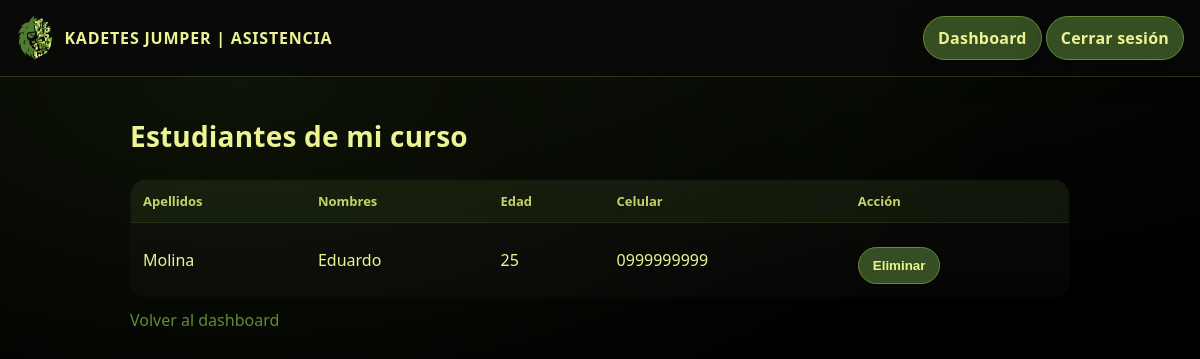
The app's page /?page=maestro_estudiantes (signed in) with its own data.
### tables this page shows
CREATE TABLE estudiantes (
  id INT AUTO_INCREMENT PRIMARY KEY,
  curso_id INT NOT NULL,
  creado_por_usuario_id INT NOT NULL,
  nombres VARCHAR(80) NOT NULL,
  apellidos VARCHAR(80) NOT NULL,
  edad INT NOT NULL,
  celular VARCHAR(20) NULL,
  activo TINYINT(1) NOT NULL DEFAULT 1,
  created_at TIMESTAMP DEFAULT CURRENT_TIMESTAMP,
  FOREIGN KEY (curso_id) REFERENCES cursos(id),
  FOREIGN KEY (creado_por_usuario_id) REFERENCES usuarios(id)
);

### app/controllers/MaestroController.php (called while the page is built, shortened)
<?php
class MaestroController {
  public function listaEstudiantes() {
  $u = Auth::user();
  $curso_id = (int)$u['curso_id'];
  $estudiantes = Estudiante::byCurso($curso_id);
  require __DIR__ . '/../views/maestro_estudiantes.php';
}
}

### public/index.php (called while the page is built, shortened)
<?php
require_once __DIR__ . '/../app/config/db.php';
require_once __DIR__ . '/../app/core/Auth.php';
require_once __DIR__ . '/../app/models/Estudiante.php';
require_once __DIR__ . '/../app/controllers/MaestroController.php';
Router::run();

### app/core/Auth.php (called while the page is built, shortened)
<?php
class Auth {
  public static function user() {
    return $_SESSION['user'] ?? null;
  }
}

### app/config/db.php (called while the page is built, shortened)
<?php
function db() : PDO {
  static $pdo = null;
  if ($pdo === null) {
    $dsn = "mysql:host=".DB_HOST.";port=".DB_PORT.";dbname=".DB_NAME.";charset=utf8mb4";
    $pdo = new PDO($dsn, DB_USER, DB_PASS, [
      PDO::ATTR_ERRMODE => PDO::ERRMODE_EXCEPTION,
      PDO::ATTR_DEFAULT_FETCH_MODE => PDO::FETCH_ASSOC
    ]);
  }
  return $pdo;
}

### app/models/Estudiante.php (called while the page is built, shortened)
<?php
class Estudiante {
  public static function byCurso(int $curso_id) {
    $stmt = db()->prepare("SELECT * FROM estudiantes WHERE curso_id=? AND activo=1 ORDER BY apellidos");
    $stmt->execute([$curso_id]);
    return $stmt->fetchAll();
  }
}

### app/views/maestro_estudiantes.php (the view, shortened to what this page needs)
<?php require __DIR__ . '/layouts/header.php'; ?>
<h2>Estudiantes de mi curso</h2>
<?php if (empty($estudiantes)): ?>
  <p>No hay estudiantes registrados.</p>
<?php else: ?>
  <table>
    <tr>
      <th>Apellidos</th>
      <th>Nombres</th>
      <th>Edad</th>
      <th>Celular</th>
      <th>Acción</th>
    </tr>
    <?php foreach ($estudiantes as $e): ?>
      <tr>
        <td><?= htmlspecialchars($e['apellidos']) ?></td>
        <td><?= htmlspecialchars($e['nombres']) ?></td>
        <td><?= (int)$e['edad'] ?></td>
        <td><?= htmlspecialchars($e['celular'] ?? '') ?></td>
        <td>
          <form method="POST" action="?page=maestro_eliminar_estudiante_post"
                onsubmit="return confirm('¿Seguro que deseas eliminar este estudiante?');">
            <button type="submit">Eliminar</button>
          </form>
        </td>
      </tr>
    <?php endforeach; ?>
  </table>
<?php endif; ?>
<p style="margin-top:12px;">
  <a href="?page=maestro_dashboard">Volver al dashboard</a>
</p>
<?php require __DIR__ . '/layouts/footer.php'; ?>

### public/assets/css/styles.css (style rules this page uses)
:root { --bg: #000000; --bgGlow1: rgba(97, 140, 53, .14); --bgGlow2: rgba(53, 79, 34, .12); --surface: #0f0f0f; --surface2: #141414; --text: #EEF393; --muted: #D0DB6F; --greenDark: #354F22; --greenMid: #50792F; --greenLight: #618C35; --border: rgba(238, 243, 147, .14); --shadow: 0 14px 40px rgba(0,0,0,.60); --radius: 16px; --radiusSm: 12px; }
* { box-sizing: border-box; }
html, body { height: 100%; }
body { margin: 0; font-family: system-ui, -apple-system, Segoe UI, Roboto, Arial, sans-serif; color: var(--text); background: radial-gradient(1200px 600px at 20% 10%, var(--bgGlow1), transparent 65%), radial-gradient(900px 500px at 80% 0%, var(--bgGlow2), transparent 60%), radial-gradient(900px 500px at 50% 90%, rgba(208, 219, 111, .07), transparent 60%), var(--bg); }
a { color: var(--greenLight); text-decoration: none; }
h2 { margin: 20px 0 24px; font-size: 28px; color: var(--text); letter-spacing: .2px; }
form { display: grid; gap: 10px; max-width: 620px; margin-top: 12px; }
button { width: fit-content; padding: 10px 14px; border-radius: 999px; border: 1px solid var(--greenLight); background: var(--greenDark); color: var(--text); font-weight: 900; cursor: pointer; transition: transform .15s ease, box-shadow .15s ease, background .15s ease, border-color .15s ease; }
table { width: 100%; border-collapse: collapse; margin-top: 14px; border-radius: var(--radius); overflow: hidden; border: 1px solid rgba(97,140,53,.30); background: rgba(255,255,255,.02); }
th, td { padding: 12px; border-bottom: 1px solid rgba(97,140,53,.18); text-align: left; }
th { font-size: 13px; color: rgba(208,219,111,.95); background: rgba(80,121,47,.12); }

### records on screen
estudiantes: apellidos "Molina", nombres "Eduardo", edad "25", celular "0999999999"

### other values on screen
APP_NAME "KADETES JUMPER | ASISTENCIA"
